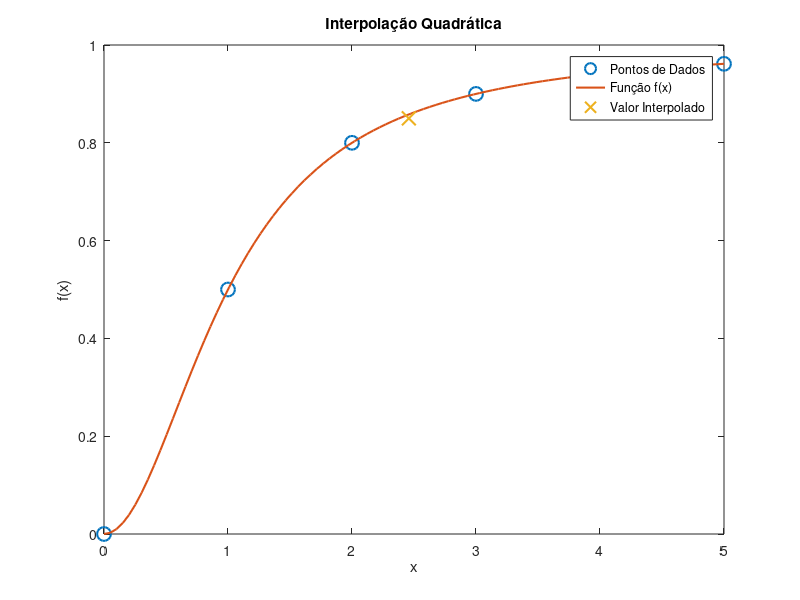

This figure's MATLAB source:
% Dados fornecidos
x = [0, 1, 2, 3, 4, 5];
fx = [0, 0.5, 0.8, 0.9, 0.941176, 0.961538];
target_fx = 0.85;

% Selecionar três pontos próximos ao valor desejado de f(x) = 0.85
target_idx = find(fx >= target_fx, 1) - 1;
selected_x = x(target_idx-1:target_idx+1);
selected_fx = fx(target_idx-1:target_idx+1);

% Função auxiliar para calcular o polinômio de Lagrange quadrático
function L = quadratic_lagrange(x, y, target)
    L = y(1)*((target - x(2))*(target - x(3))) / ((x(1) - x(2))*(x(1) - x(3))) ...
      + y(2)*((target - x(1))*(target - x(3))) / ((x(2) - x(1))*(x(2) - x(3))) ...
      + y(3)*((target - x(1))*(target - x(2))) / ((x(3) - x(1))*(x(3) - x(2)));
end

% Interpolação quadrática para encontrar x quando f(x) = 0.85
quadratic_x = quadratic_lagrange(selected_fx, selected_x, target_fx);
disp('Valor de x usando interpolação quadrática:');
disp(quadratic_x);

% Função f(x) = x^2 / (1 + x^2)
f = @(x) x.^2 ./ (1 + x.^2);

% Gráficos
figure;
plot(x, fx, 'o', 'MarkerSize', 10, 'LineWidth', 1.5);
hold on;
x_range = linspace(min(x), max(x), 100);
plot(x_range, f(x_range), 'LineWidth', 1.5);
plot(quadratic_x, target_fx, 'x', 'MarkerSize', 10, 'LineWidth', 1.5);
xlabel('x');
ylabel('f(x)');
title('Interpolação Quadrática');
legend('Pontos de Dados', 'Função f(x)', 'Valor Interpolado');
